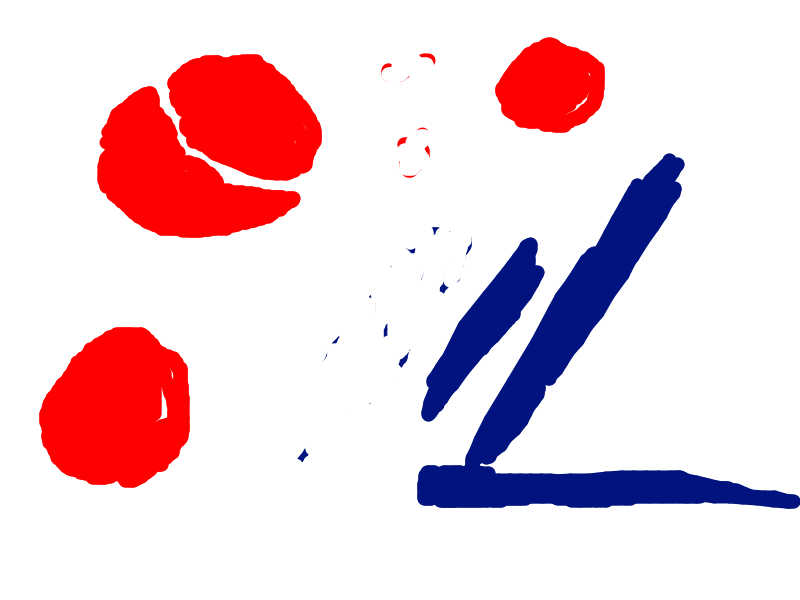
//> input picture mysample/OpenCVApplicationProgramming/images/segment.png, 800 x 600 px, given in place of , which was not available
$ ./03_04_demhist   (built with g++ and OpenCV 4)
//> lines starting //> are read from the running program, lines starting //| are printed output that depends on the picture; after the words box and inside, x2 and y2 are one past the last pixel; in counts of white or black regions, pixels touching at a corner belong together; pictures that were not available may be replaced by others from this repository, and a replacement may not be noted
#include "opencv2/imgproc/imgproc.hpp"
#include "opencv2/highgui/highgui.hpp"

#include <iostream>

#include "Config.h"

using namespace cv;
using namespace std;

int _brightness = 100;
int _contrast = 100;

Mat image;

/* brightness/contrast callback function */
void updateBrightnessContrast( int /*arg*/, void* )
{
    int histSize = 64;
    int brightness = _brightness - 100;
    int contrast = _contrast - 100;

    /*
     * The algorithm is by Werner D. Streidt
     * (http://visca.com/ffactory/archives/5-99/msg00021.html)
     */
    double a, b;
    if( contrast > 0 )
    {
        double delta = 127.*contrast/100;
        a = 255./(255. - delta*2);
        b = a*(brightness - delta);
    }
    else
    {
        double delta = -128.*contrast/100;
        a = (256.-delta*2)/255.;
        b = a*brightness + delta;
    }

    Mat dst, hist;
    image.convertTo(dst, CV_8U, a, b);
    imshow("image", dst);

    calcHist(&dst, 1, 0, Mat(), hist, 1, &histSize, 0);
    Mat histImage = Mat::ones(200, 320, CV_8U)*255;

    normalize(hist, hist, 0, histImage.rows, CV_MINMAX, CV_32F);

    histImage = Scalar::all(255);
    int binW = cvRound((double)histImage.cols/histSize);

    for( int i = 0; i < histSize; i++ )
        rectangle( histImage, Point(i*binW, histImage.rows),
                   Point((i+1)*binW, histImage.rows - cvRound(hist.at<float>(i))),
                   Scalar::all(0), -1, 8, 0 );
    imshow("histogram", histImage);
}
void help()
{
	std::cout << "\nThis program demonstrates the use of calcHist() -- histogram creation.\n"
	          << "Usage: \n" << "demhist [image_name -- Defaults to baboon.jpg]" << std::endl;
}

const char* keys =
{
	"{1| |baboon.jpg|input image file}"
};

int main( int argc, const char** argv )
{
	help();

	CommandLineParser parser(argc, argv, keys);
	string inputImage = parser.get<string>("1");

	// Load the source image. HighGUI use.
	image = imread( inputImage, 0 );
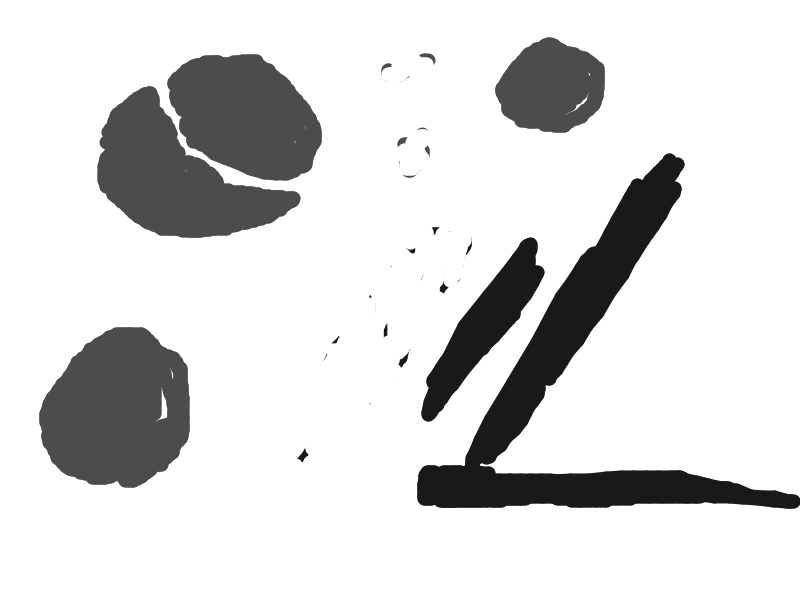
//> image: 600 rows x 800 cols, CV_8UC1; min 25, max 255, mean 217.4
	if(image.empty())
	{
    image = imread (IMAGE_FOLDER + string ("/lean.jpg"));
    if (image.empty()) {
      std::cerr << "Cannot read image file: " << inputImage << std::endl;
      return -1;
    }
	}

    namedWindow("image", 0);
    namedWindow("histogram", 0);

    createTrackbar("brightness", "image", &_brightness, 200, updateBrightnessContrast);
    createTrackbar("contrast", "image", &_contrast, 200, updateBrightnessContrast);

    updateBrightnessContrast(0, 0);
//> in updateBrightnessContrast, `calcHist(&dst, 1, 0, Mat(), hist, 1, &histSize, 0);`: hist = 64 values, max 387341 at index 63, min 0 at index 0, mean 7500
//> in updateBrightnessContrast, `normalize(hist, hist, 0, histImage.rows, CV_MINMAX, CV_32F);`: hist = 64 values, max 200 at index 63, min 0 at index 0, mean 3.87
//> after the loop in updateBrightnessContrast, `for( int i = 0; i < histSize; i++ )`:
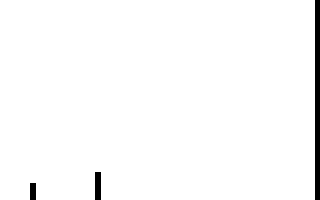
//> histImage: 200 rows x 320 cols, CV_8UC1; 98% white; 3 black regions, box (x1, y1, x2, y2) and area: (315, 0, 320, 200) 1000, (95, 172, 101, 200) 168, (30, 183, 36, 200) 102
    waitKey();

    return 0;
}

$ run again, on mysample/OpenCVApplicationProgramming/images/shapes.png
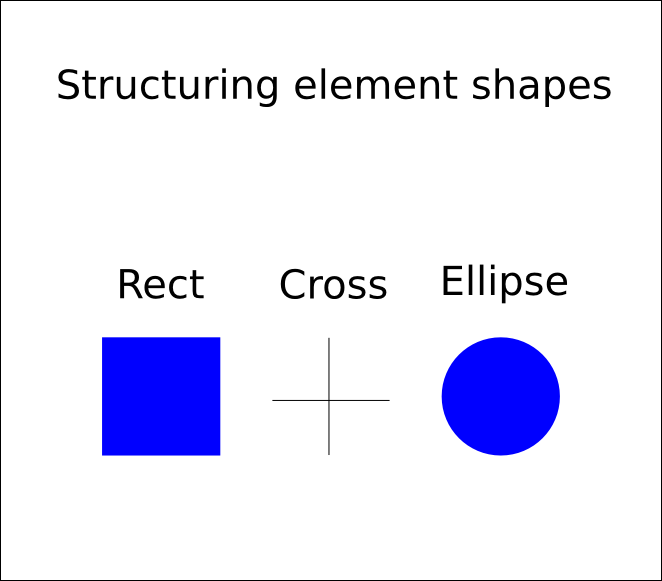
//> input picture mysample/OpenCVApplicationProgramming/images/shapes.png, 662 x 581 px, given in place of , which was not available
//> `image = imread( inputImage, 0 );`:
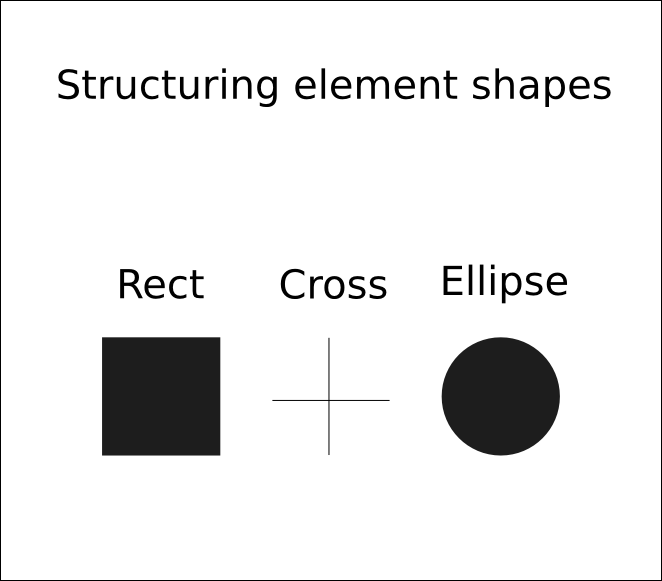
//> image: 581 rows x 662 cols, CV_8UC1; min 0, max 255, mean 233.6
//> in updateBrightnessContrast, `calcHist(&dst, 1, 0, Mat(), hist, 1, &histSize, 0);`: hist = 64 values, max 346549 at index 63, min 43 at index 17, mean 6009.7
//> in updateBrightnessContrast, `normalize(hist, hist, 0, histImage.rows, CV_MINMAX, CV_32F);`: hist = 64 values, max 200 at index 63, min 0 at index 17, mean 3.44
//> after the loop in updateBrightnessContrast, `for( int i = 0; i < histSize; i++ )`:
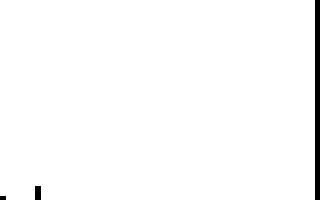
//> histImage: 200 rows x 320 cols, CV_8UC1; 98.3% white; 3 black regions, box (x1, y1, x2, y2) and area: (315, 0, 320, 200) 1000, (35, 186, 41, 200) 84, (0, 196, 6, 200) 24
